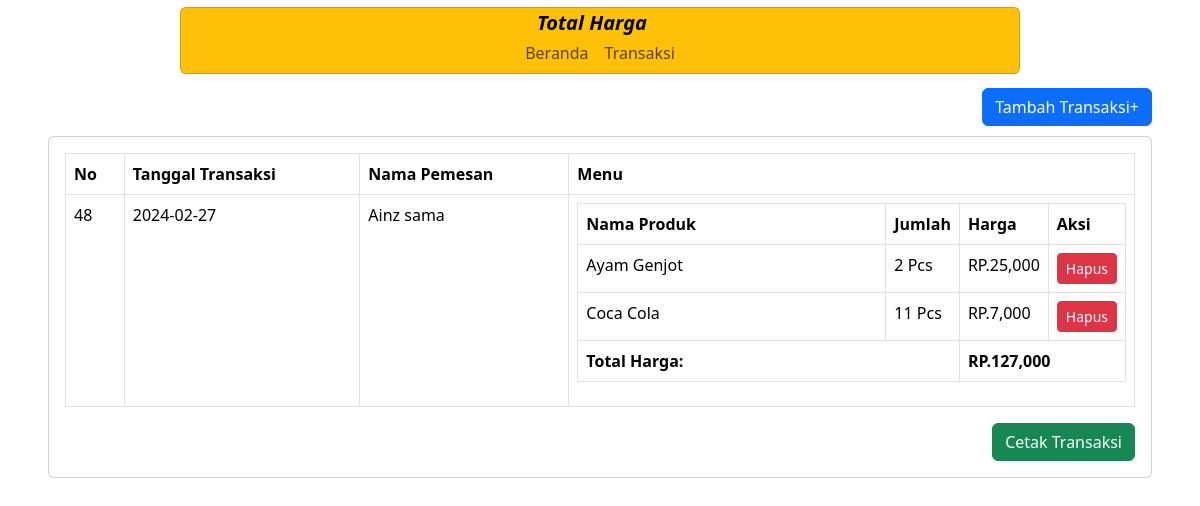
The page /KasirKU/daftar-transaksi.php on the database its author committed.
### tables this page shows
CREATE TABLE `penjualan` (
  `PenjualanID` int(11) NOT NULL,
  `TanggalPenjualan` date NOT NULL,
  `TotalHarga` decimal(10,2) NOT NULL,
  `PelangganID` int(11) NOT NULL
);

CREATE TABLE `pelanggan` (
  `PelangganID` int(11) NOT NULL,
  `NamaPelanggan` varchar(255) NOT NULL,
  `nomor_meja` int(11) NOT NULL,
  `NomorTelepon` varchar(15) NOT NULL
);

CREATE TABLE `produk` (
  `ProdukID` int(11) NOT NULL,
  `NamaProduk` varchar(255) NOT NULL,
  `Harga` decimal(10,2) NOT NULL,
  `Stok` int(11) NOT NULL,
  `Terjual` int(11) NOT NULL,
  `Foto` varchar(255) DEFAULT NULL
);

CREATE TABLE `detailpenjualan` (
  `DetailID` int(11) NOT NULL,
  `PenjualanID` int(11) NOT NULL,
  `ProdukID` int(11) NOT NULL,
  `JumlahProduk` int(11) NOT NULL,
  `Subtotal` decimal(10,2) NOT NULL
);

### KasirKU/daftar-transaksi.php (the view, shortened to what this page needs)
<?php
include("header.php");
?>
<body>
    <nav class="navbar navbar-expand-lg navbar-primary fixed-top mx-auto">
     <div class="card bg-warning container-fluid">
        <b><i class="navbar-brand">Total Harga</i></b>
            <div class="navbar-collapse">
                <ul class="navbar-nav">
                    <li class="nav-item">
                        <a class="nav-link" href="index.php">Beranda</a>
                    </li>
                    <li class="nav-item">
                        <a class="nav-link" href="transaksi.php">Transaksi</a>
                    </li>
                </ul>
            </div>
        </div>
    </nav>
        <div class="p-5" id="main-content">
          <a href="transaksi.php" class="btn btn-md btn-primary float-end">Tambah Transaksi+</a>
          <div class="card mt-5">
            <div class="card-body">
            <table class="table table-bordered">
		<thead>
			<tr>
				<th>No</th>
				<th>Tanggal Transaksi</th>
                <th>Nama Pemesan</th>
				<th>Menu</th>
			</tr>
		</thead>
		<tbody>
        <?php
            include("Koneksi/connect.php");
            $sql = $conn->query("SELECT * FROM penjualan ORDER BY PenjualanID DESC LIMIT 1");
            while ($data= $sql->fetch_assoc()) {
        ?>
              <tr>
                <td><?php echo $data['PenjualanID']?></td>
                <td><?php echo $data['TanggalPenjualan']?></td>
                <td>
                  <?php
                    $sql2 = $conn->query("SELECT * FROM pelanggan WHERE PelangganID = '".$data['PenjualanID']."'");
                    while ($data2= $sql2->fetch_assoc()) {
                      echo $data2['NamaPelanggan'];
                    }
                  ?>
                </td>
                <td>
                    <table class="table table-bordered">
                        <thead>
                            <tr>
                                <th>Nama Produk</th>
                                <th class="col-1">Jumlah</th>
                                <th class="col-1">Harga</th>
                                <th class="col-1">Aksi</th>
                            </tr>
                        </thead>
                        <tbody>
                        <?php
                          $sql3 = $conn->query("SELECT * FROM detailpenjualan WHERE DetailID = '" . $data['PenjualanID'] . "'");
                          $totalharga = 0;
                          while ($data3= $sql3->fetch_assoc()) {
                        ?>
                            <tr>
                              <td>
                              <?php
                                $sql4 = $conn->query("SELECT * FROM produk WHERE ProdukID = '" . $data3['ProdukID'] . "' ");
                                while ($data4= $sql4->fetch_assoc()) {
                                    echo $data4['NamaProduk'];
                                }
                              ?>
                              </td>
                              <td><?php echo $data3['JumlahProduk']?> Pcs</td>
                              <td>RP.<?php echo number_format($data3['Subtotal']) ?></td>
                              <td><?php echo"<a href='hapus-menu.php?id=$data3[PenjualanID]' class='btn btn-sm btn-danger'>Hapus</a>" ?></td>
                            </tr>
                            <?php
                              $totalproduk = $data3['JumlahProduk'] * $data3['Subtotal'];
                              $totalharga += $totalproduk;
                            }
                            ?>
                            <tr>
                            <td colspan='2'><strong>Total Harga:</strong></td>
                            <td colspan='2'><strong>RP.<?php echo number_format("$totalharga") ?></strong></td>
                            </tr>
                        </tbody>
                    </table>
                </td>
                <?php
                echo "</tr>";
            }
        ?>
		</tbody>
	</table>
  <a href="cetaktransaksi.php" target="_blank" class="btn btn-md btn-success float-end">Cetak Transaksi</a>
            </div>
          </div>
        </div>
</body>

### KasirKU/daftar-transaksi.php (style rules this page uses)
#main-content { margin-top: 40px; }
.card { margin-bottom: 20px; }
.navbar { height: 100px; }
.navbar-brand { font-size: 20px; }
.navbar-nav { margin-top: -5px; }
.navbar { position: absolute; width: 70%; left: 0; right: 0; }

### rows shown on the page
penjualan: PenjualanID "48", TanggalPenjualan "2024-02-27", totalharga "127,000"
pelanggan: NamaPelanggan "Ainz sama"
detailpenjualan: JumlahProduk "2", Subtotal "25,000"
produk: NamaProduk "Ayam Genjot"
detailpenjualan: JumlahProduk "11", Subtotal "7,000"
produk: NamaProduk "Coca Cola"
